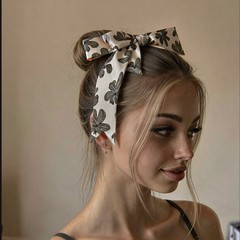
#> input picture web/guide/items/accessories/28.jpg, 240 x 240 px; its folder holds only this picture in this run
$ python build_walls.py
#> lines starting #> are read from the running program, lines starting #| are printed output that depends on the picture
# -*- coding: utf-8 -*-
"""Rebuild the docs/tiles/*.jpg walls from the real 240x240 guide tiles.

One wall per category folder in web/guide/items/: 8 columns, 150 px tiles,
6 px gaps on the panel's dark background. Run after any library expansion:
python tools/build_walls.py
"""
import io, os, sys
from PIL import Image

ROOT = os.path.dirname(os.path.dirname(os.path.abspath(__file__)))
SRC = os.path.join(ROOT, "web", "guide", "items")
DST = os.path.join(ROOT, "docs", "tiles")

COLS, TILE, GAP, MARGIN = 8, 150, 6, 4
BG = (31, 31, 39)

def build(cat):
#> called with cat = 'accessories'
    tiles_dir = os.path.join(SRC, cat)
    files = sorted(f for f in os.listdir(tiles_dir) if f.endswith(".jpg"))
    if not files:
        return None
    rows = (len(files) + COLS - 1) // COLS
    w = MARGIN * 2 + COLS * TILE + (COLS - 1) * GAP
    h = MARGIN * 2 + rows * TILE + (rows - 1) * GAP
    wall = Image.new("RGB", (w, h), BG)
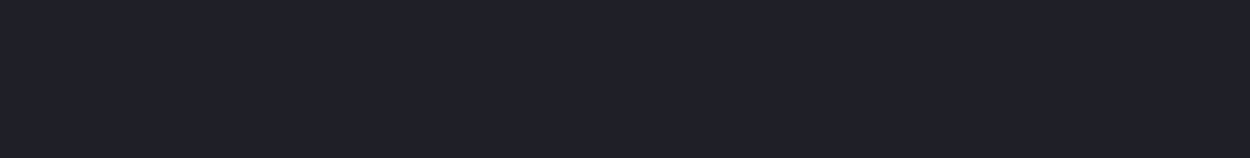
#> wall: PIL image 1250x158 RGB; mean R, G, B 31, 31, 39
    for i, f in enumerate(files):
        r, c = divmod(i, COLS)
        im = Image.open(os.path.join(tiles_dir, f)).convert("RGB").resize((TILE, TILE), Image.LANCZOS)
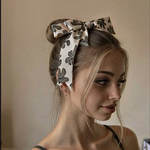
#> im: PIL image 150x150 RGB; mean R, G, B 135.5, 116, 97.1
        x = MARGIN + c * (TILE + GAP)
        y = MARGIN + r * (TILE + GAP)
        wall.paste(im, (x, y))
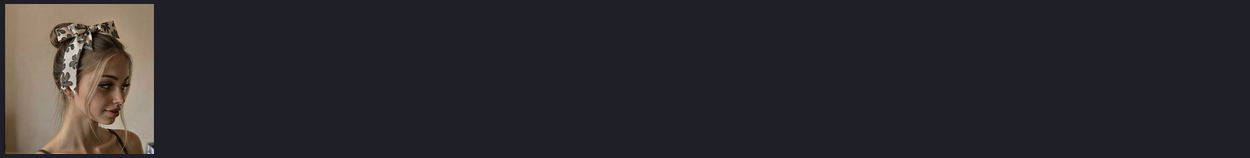
#> wall: PIL image 1250x158 RGB; mean R, G, B 42.9, 40.7, 45.6
    out = os.path.join(DST, cat + ".jpg")
    wall.save(out, quality=88)
    return (cat, len(files), w, h)

def main():
    os.makedirs(DST, exist_ok=True)
    made = []
    for cat in sorted(os.listdir(SRC)):
        if os.path.isdir(os.path.join(SRC, cat)):
            r = build(cat)
            if r:
                made.append(r)
#> pass 2 of the loop in main, `for cat in sorted(os.listdir(SRC)):`:
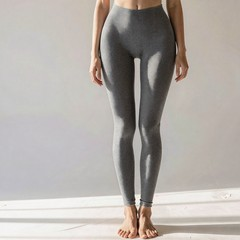
#> input picture web/guide/items/bottoms/19.jpg, 240 x 240 px
#> in build (call 2), `im = Image.open(os.path.join(tiles_dir, f)).convert("RGB").resize((TIL..`:
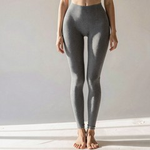
#> im: PIL image 150x150 RGB; mean R, G, B 178.1, 172.3, 167.2
#> in build (call 2), `wall.paste(im, (x, y))`:
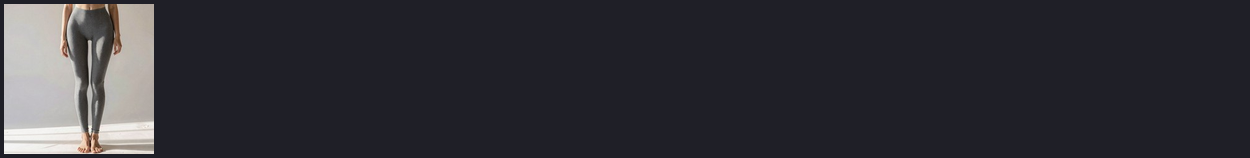
#> wall: PIL image 1250x158 RGB; mean R, G, B 47.8, 47.1, 53.6
    for cat, n, w, h in made:
        print("%-16s %3d tiles  %dx%d" % (cat, n, w, h))
    print("walls:", len(made))

if __name__ == "__main__":
    main()
